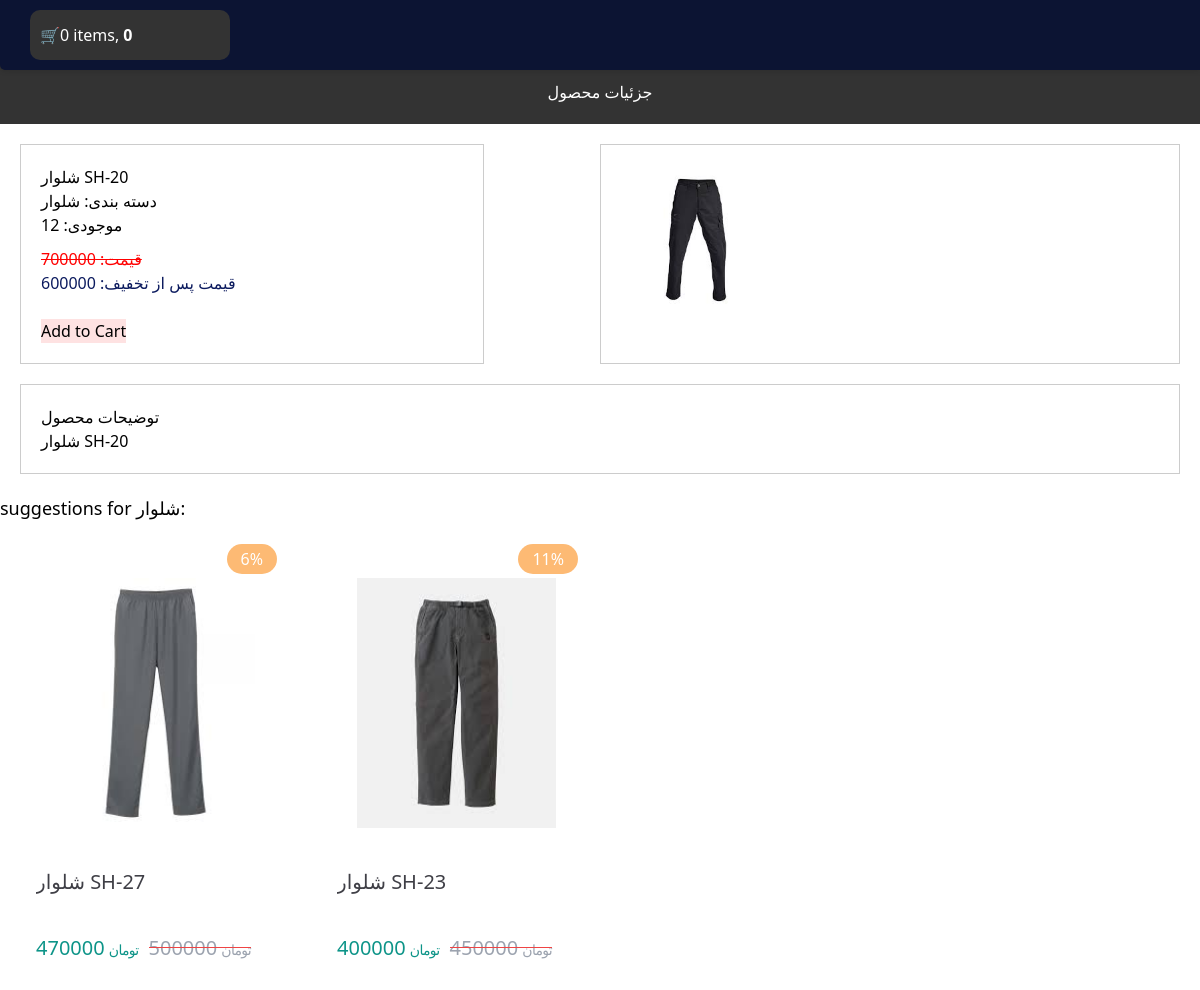
Screenshot of /product/9/shlor-sh-20 with the database file from the repository.
### shop/models.py (models this page shows, shortened)
class Product(models.Model):
    category = models.ForeignKey(Category, related_name='products', on_delete=models.CASCADE)
    name = models.CharField(max_length=255)
    slug = models.SlugField(max_length=255)
    description = models.TextField(max_length=1200)
    inventory = models.PositiveIntegerField(default=0)
    price = models.PositiveIntegerField(default=0)
    weight = models.PositiveIntegerField(default=0)
    off = models.PositiveIntegerField(default=0)
    new_price = models.PositiveIntegerField(default=0)
    created = models.DateTimeField(auto_now_add=True)
    updated = models.DateTimeField(auto_now=True)
    class Meta:
        ordering = ['-created']
        indexes = [
            models.Index(fields=['id', 'slug']),
            models.Index(fields=['name']),
            models.Index(fields=['-created']),
        ]
    def percent(self):
        return round((self.off/self.price)*100)

class Category(models.Model):
    name = models.CharField(max_length=255)
    slug = models.SlugField(max_length=255, unique=True)
    class Meta:
        ordering = ['name']
        indexes = [
            models.Index(fields=['name'])
        ]
    def __str__(self):
        return self.name

class Image(models.Model):
    product = models.ForeignKey(Product, on_delete=models.CASCADE, related_name="images")
    file = models.ImageField(upload_to="product_images/%Y/%m/%d")
    title = models.CharField(max_length=250, null=True, blank=True)
    description = models.TextField(null=True, blank=True)
    created = models.DateTimeField(auto_now_add=True)
    class Meta:
        ordering = ['-created']
        indexes = [
            models.Index(fields=['-created'])
        ]

### shop/views.py (the view)
# urls.py: path('product/<int:id>/<slug:slug>', views.product_detail, name='product_detail')
def product_detail(request, id, slug):
    product = get_object_or_404(Product, slug=slug, id=id)
    category = product.category
    context = {
        'product': product,
        'category': category,
    }
    return render(request, 'shop/detail.html', context)

### cart/cart.py (called while the page is built)
    def __len__(self):
        return sum(item['quantity'] for item in self.cart.values())

    def get_total_price(self):
        price = sum(item['price'] * item['quantity'] for item in self.cart.values())
        return price

### cart/context_processor.py (called while the page is built)
def cart(request):
    return {'cart': Cart(request)}

### shop/templatetags/template_tag.py (called while the page is built)
@register.simple_tag()
def suggestions(category, id):
    product = Product.objects.filter(category=category).exclude(id=id)[:5]
    return (product)

### shop/templates/shop/detail.html (shortened to what this page needs)
{% extends 'parent/base.html' %}
{% load static %}
{% load template_tag%}
{% block content %}
{% load static tailwind_tags %}
<head>
    {% tailwind_css %}
</head>
    <div class="header">
        <h1> جزئیات محصول</h1>
    </div>
    <div class="product-container">
        <div class="product-details">
            <h2>{{ product.name }}</h2>
            <p>دسته بندی: {{ product.category }}</p>
            <p>موجودی: {{ product.inventory }}</p>
            <div class="price">
                <span class="original-price">قیمت: {{ product.price}}</span>
                <br>
                {% if product.off %}
                <span class="discounted-price-d">قیمت پس از تخفیف: {{ product.new_price}}</span>
                {% endif %}
            </div>
            <br>
            {% if product.inventory %}
                 <button type="button" id="add-cart" class="bg-red-100">Add to Cart</button>
            {% endif %}
        </div>
        <div class="product-images">
            {% for img in product.images.all %}
                <img src="{{ img.file.url }}">
            {% endfor %}
        </div>
    </div>
    <div class="product-description">
    <h3>توضیحات محصول</h3>
    <p>{{ product.description }}</p>
    </div>
<div>
    <h3 class="text-lg">suggestions for {{product.category}}:</h3>
    {% suggestions product.category product.id as products %}
    <div class="flex justify-center items-first">
    <div class="felx-col">
        <div class="" >
            <div class="grid grid-cols-4 gap-x-1">
        {%for i in products %}
            <div class="swiper-slide">
                <div class="child:rounded-2xl child:bg-white child:shadow-normal m-3 ">
                    <a href="{% url 'shop:product_detail' i.id i.slug %}">
                        <div class="dark:bg-zinc-700 justify-between p-2 m-4 relative  w-[255px] h-[472px] ">
                            <div class="p-5  pt-8 mb-5">
                                <img src="{{ i.images.first.file.url }} " class=" h-[250px] w-[250px] mx-auto my-auto items-center">
                            </div>
                            {% if  i.off and i.inventory %}
                            <span class="absolute top-1.5 right-1.5 rounded-full  block h-[30px] leading-[30px] bg-orange-300 text-white dark:text-zinc-700 px-3.5">{{i.percent}}%</span>
                            {% endif %}
                            <h5 class="font-dana-medium text-xl h-14 text-zinc-700 dark:text-white line-clamp-2"> {{ i.name }}</h5>
                    </a>
            {% if not i.inventory %}
                <div>
                    <span class="text-red-400  text-xl pt-3">موجود نیست</span>
                </div>
            {% else %}
            <div class="mt-2.5 flex gap-x-2.5">
                <div class="text-teal-600 dark:text-emerald-500 ">
                    <span class="font-dana-demibold text-xl"> {{ i.new_price }}</span>
                    <span class="text-sm tracking-tighter ">تومان</span>
                </div>
                {% if i.off %}
                    <div class="offer  text-gray-400">
                        <span class="font-dana-regular text-xl"> {{ i.price }}</span>
                        <span class="text-sm tracking-tighter ">تومان</span>
                    </div>
                {% endif %}
            </div>
        {% endif %}
                </div>
            </div>
        </div>
        {%endfor%}
    </div>
    </div>
{% endblock %}

### shop/templates/static/css/base.css (style rules this page uses)
.header { text-align:center; padding: 20px; background-color: #333; color: #fff; margin-top:60px; }
a:link, a:visited { text-decoration: none; }
.price { position: relative; margin-top: 10px; }
.original-price { text-decoration: line-through; color: red; }
.product-container { display: flex; justify-content: space-between; margin: 20px; }
.product-details { width: 40%; padding: 20px; box-sizing: border-box; border: 1px solid #ccc; }
.discounted-price-d { color: #0b1a5e; }
.product-images { width: 50%; padding: 20px; box-sizing: border-box; border: 1px solid #ccc; }
.product-images img { width: 150px; max-width:100%; height: auto; display: block; margin-bottom: 10px; }
.product-description { clear: both; margin: 20px; padding: 20px; box-sizing: border-box; border: 1px solid #ccc; }

### rows the page displays
Product: name "شلوار SH-20", category "شلوار", inventory "12", price "700000", new_price "600000", description "شلوار SH-20"
Image: file (picture)
Product: images.first.file (picture), percent "6", name "شلوار SH-27", new_price "470000", price "500000"
Product: images.first.file (picture), percent "11", name "شلوار SH-23", new_price "400000", price "450000"

### other values shown
{{ item_count }} "0"
{{ cart.get_total_price }} "0"
